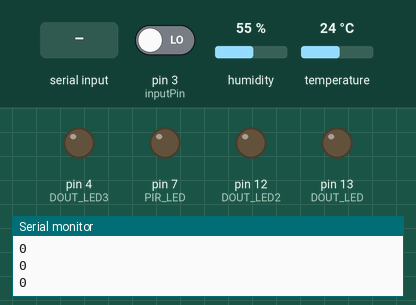
This sketch was run on a simulated Arduino Uno, built with avr-gcc and run on an emulated ATmega328P. On the bench: output pins drawn as LEDs (lit = HIGH), the last lines printed to the serial monitor. The test bench sets the inputs (shaded band); at power-on: pin 3 (inputPin) LOW, humidity 55 %, temperature 24 °C.

Above: at 1.2 s.
1.3 s: pin 3 (inputPin) driven HIGH
At 1.7 s:
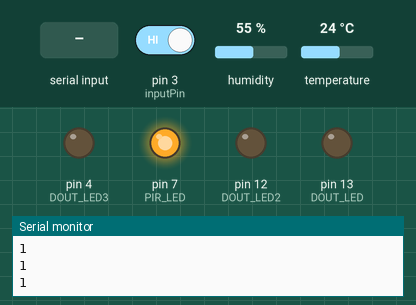
2.8 s: "LED1:1" received over the second serial link
At 3.8 s:
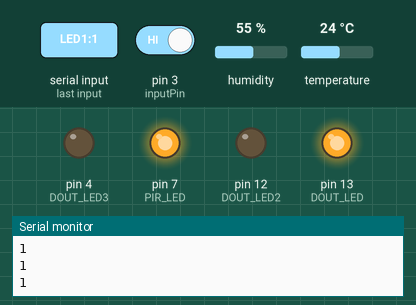
4.3 s: pin 3 (inputPin) driven LOW
At 5.5 s:
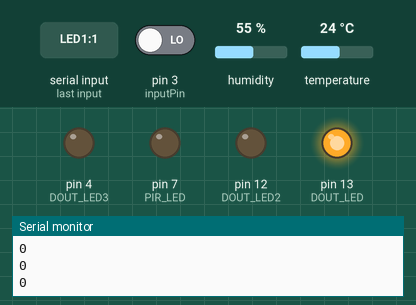
5.8 s: "LED2:1" received over the second serial link
At 6.8 s:
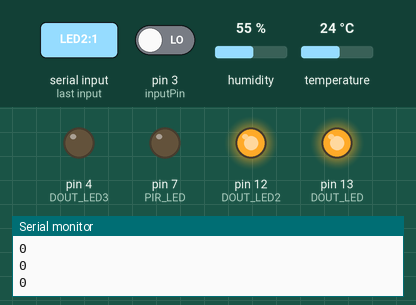
7.3 s: "LED1:0" received over the second serial link
At 7.7 s:
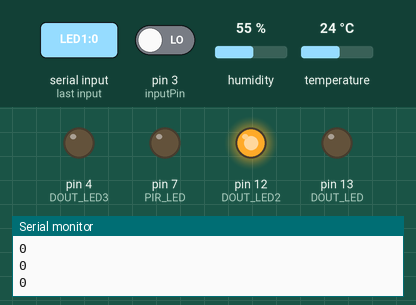
8.8 s: "LED3:1" received over the second serial link
At 9.4 s:
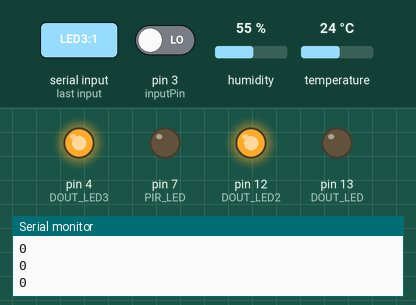
Timing chart, 0 to 11.3 s (numbered marks = the images above; inputs shaded):
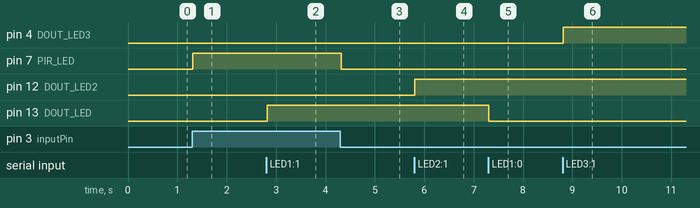

The sketch:

Bluetooth_temperature.ino
```cpp
#include <SoftwareSerial.h>
#include <dht11.h> // charger la librairie
dht11 DHT11; // Créer le capteur
#define DHT11PIN 2 // Définir la pin utilisée


//int calibrationTime = 30;
const char PIR_LED = 7;
int inputPin = 3;               // choose the input pin (for PIR sensor)
int pirState = LOW;             // we start, assuming no motion detected
int val = 0;

SoftwareSerial HC06(11,9);

const char DOUT_LED = 13;
const char DOUT_LED2 = 12;
const char DOUT_LED3 = 4;
String messageRecu;
float H,T;

void setup() {
  String setName = String("AT+NAME=ILISISmartHome\r\n"); //Setting name as 'ILISI Smart Home'
  Serial.begin(9600);
   HC06.begin(9600);
  //HC06.begin(38400);
  //HC06.print("AT\r\n"); //Check Status
  //HC06.print(setName); //Send Command to change the name

  HC06.begin(9600);
  pinMode(DOUT_LED, OUTPUT);
  digitalWrite(DOUT_LED, LOW);
  pinMode(DOUT_LED2, OUTPUT);
  digitalWrite(DOUT_LED2, LOW);
  pinMode(DOUT_LED3, OUTPUT);
  digitalWrite(DOUT_LED3, LOW);


  pinMode(PIR_LED, OUTPUT);      // declare LED as output
  pinMode(inputPin, INPUT);     // declare sensor as input
  Serial.begin(9600);
/*
  Serial.print("calibrating sensor ");
  for(int i = 0; i < calibrationTime; i++){
    Serial.print(".");
    delay(1000);}
*/


}

void loop()
{
    runPIR();
    int chk = DHT11.read(DHT11PIN); // Lecture du capteur température

    while(HC06.available())
    {
      char c = HC06.read();
      messageRecu += c;
    }
    if (messageRecu.length() >0)
    {
      Serial.println(messageRecu);
      if (messageRecu == "LED1:1")
        { digitalWrite(DOUT_LED, HIGH); }
      if (messageRecu == "LED1:0")
        { digitalWrite(DOUT_LED, LOW); }
      if (messageRecu == "LED2:0")
       { digitalWrite(DOUT_LED2, LOW); }
      if (messageRecu == "LED2:1")
       { digitalWrite(DOUT_LED2, HIGH); }
      if (messageRecu == "LED3:0")
       { digitalWrite(DOUT_LED3, LOW);}
      if (messageRecu == "LED3:1")
       { digitalWrite(DOUT_LED3, HIGH);}
      if (messageRecu == "T")
       { checkDHT(chk); }
      messageRecu="";
    }
   // delay(2000);
}

int checkDHT(int chk)
{
      float H,T;
    H = (float)DHT11.humidity;
    if(H>100)
    {
      checkDHT(chk);
      return 0;
    }

    char bufH[16];
    dtostrf(H, 10, 2, bufH);


    T = (double)DHT11.temperature;
    char bufT[16];
    dtostrf(T, 10, 2, bufT);

    //HC06.write("Etat du capteur: ");
    /*switch (chk) // Est-ce que le capteur fonctionne?
    {
      case DHTLIB_OK:HC06.write("OK\n"); break;
      case DHTLIB_ERROR_CHECKSUM:HC06.write("Checksum erreur\n"); break;
      case DHTLIB_ERROR_TIMEOUT:HC06.write("Time out erreur\n"); break;
      default: HC06.write("Erreur inconnue\n"); break;
    }*/
    //HC06.write("\nHumidite (%): "); // Humidité

    HC06.write(bufH);
    HC06.write("|");
    //HC06.write("\nTemperature (C): "); // Température
    HC06.write(bufT);
    HC06.write("|");


    return 1;
}

void runPIR()
{
  val = digitalRead(inputPin);  // read input value
  Serial.println(val);
  if (val == HIGH) { // check if the input is HIGH
    digitalWrite(PIR_LED, HIGH);  // turn LED ON
    //delay(150);

    if (pirState == LOW) {
      // we have just turned on
      Serial.println("Motion detected!");
      // We only want to print on the output change, not state
      pirState = HIGH;
    }
  } else {
    digitalWrite(PIR_LED, LOW); // turn LED OFF
    //delay(300);
    if (pirState == HIGH){
      // we have just turned of
      Serial.println("Motion ended!");
      // We only want to print on the output change, not state
      pirState = LOW;
    }
  }
}
```

Measured:
- after the input at 1.3 s, pin 7 (PIR_LED): LOW → HIGH at once
- after the input at 2.8 s, pin 13 (DOUT_LED): LOW → HIGH at once
- after the input at 4.3 s, pin 7 (PIR_LED): HIGH → LOW at once
- after the input at 5.8 s, pin 12 (DOUT_LED2): LOW → HIGH at once
- after the input at 7.3 s, pin 13 (DOUT_LED): HIGH → LOW at once
- after the input at 8.8 s, pin 4 (DOUT_LED3): LOW → HIGH at once
